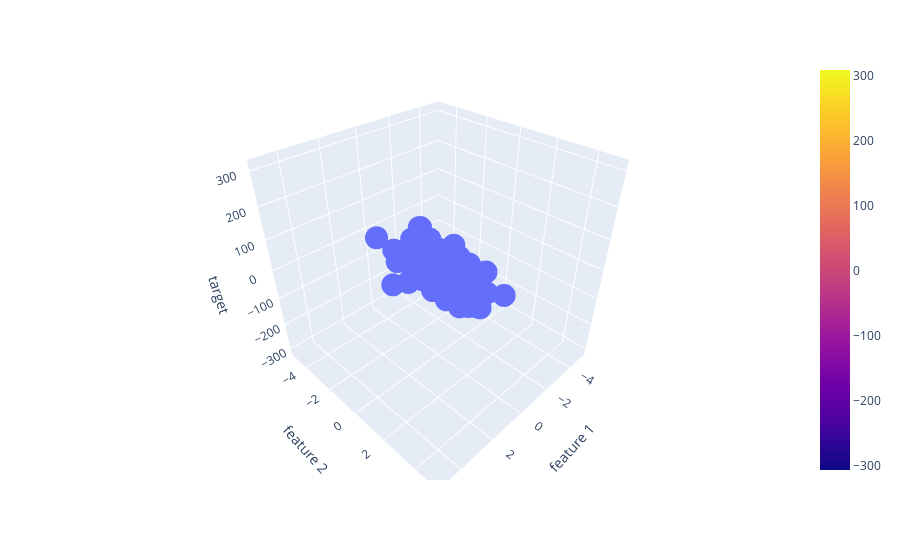

This figure's notebook cell:
### Code cell
fig = px.scatter_3d(dataset,x='feature 1',y='feature 2',z = 'target')
fig.add_trace(go.Surface(x=x,y=y,z=z))
fig.show()
